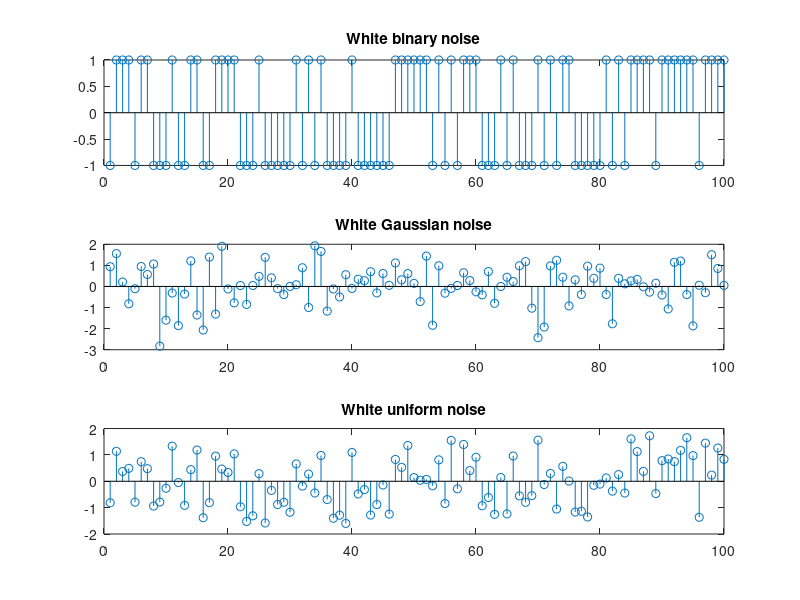
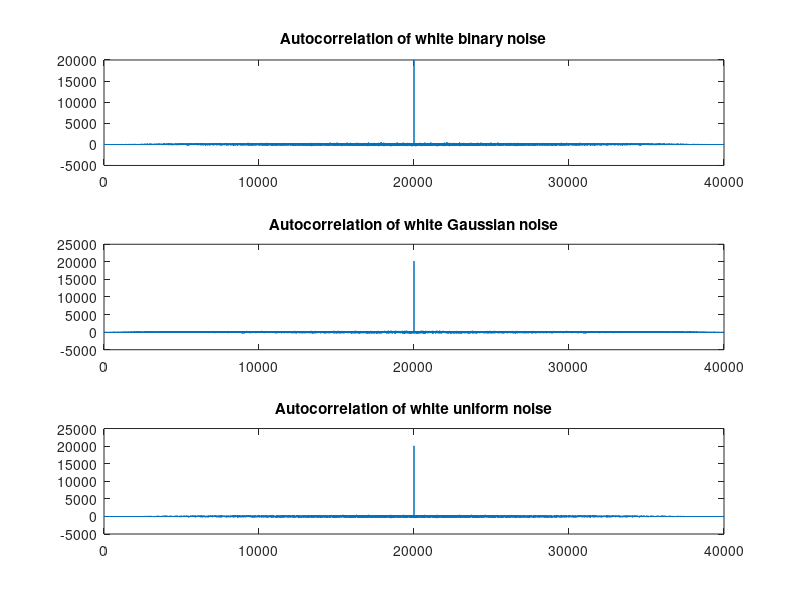

These charts were generated, in order, by the following MATLAB code: (Note: this script raises an error after producing the figures.)
%% Problem 1
% a)
% The graphs speak for themselves
L=100;
x=linspace(1, L, L);

figure(1)

subplot(3,1,1);
b=randi([0 1], 1, L)*2-1;
stem(x, b);
title('White binary noise');

subplot(3,1,2);
g=randn(1, L);
stem(x, g);
title('White Gaussian noise');

subplot(3,1,3);
u=rand(1, L).*b*sqrt(3);
stem(x, u);
title('White uniform noise');

%%
% c)

N=20000;
b1=randi([0 1], 1, N)*2-1;
g1=randn(1, N);
u1=rand(1, N).*b1*sqrt(3);

mean(b1)
mean(g1)
mean(u1)

% All of the values are less than 0.01, so they are close to the
% theoretical mean of 0

rbxx=xcorr(b1);
rgxx=xcorr(g1);
ruxx=xcorr(u1);

figure(2)

subplot(3,1,1);
plot(rbxx);
title('Autocorrelation of white binary noise');

subplot(3,1,2);
plot(rgxx);
title('Autocorrelation of white Gaussian noise');

subplot(3,1,3);
plot(ruxx);
title('Autocorrelation of white uniform noise');

%% Problem 2
% c)
N=20000;
n=linspace(-9999,10000,N);
gw=randn(1, N);

h=(-1/2).^n;

x=filter(1, [1 -1/2], gw);
length(x)
mean(x)
%stem(x);
mx=sum(x)/length(x1);
%stem(mx);
rxx=xcorr(x, 10);
stem(-10:10,rxx);
%stem(linspace(-length(rxx)/2, length(rxx)/2-1, length(rxx)), rxx);

%% Problem 3
% a)

K=20;
gw=randn(1, 100);
x=filter(1, [1 -1/2], gw);

